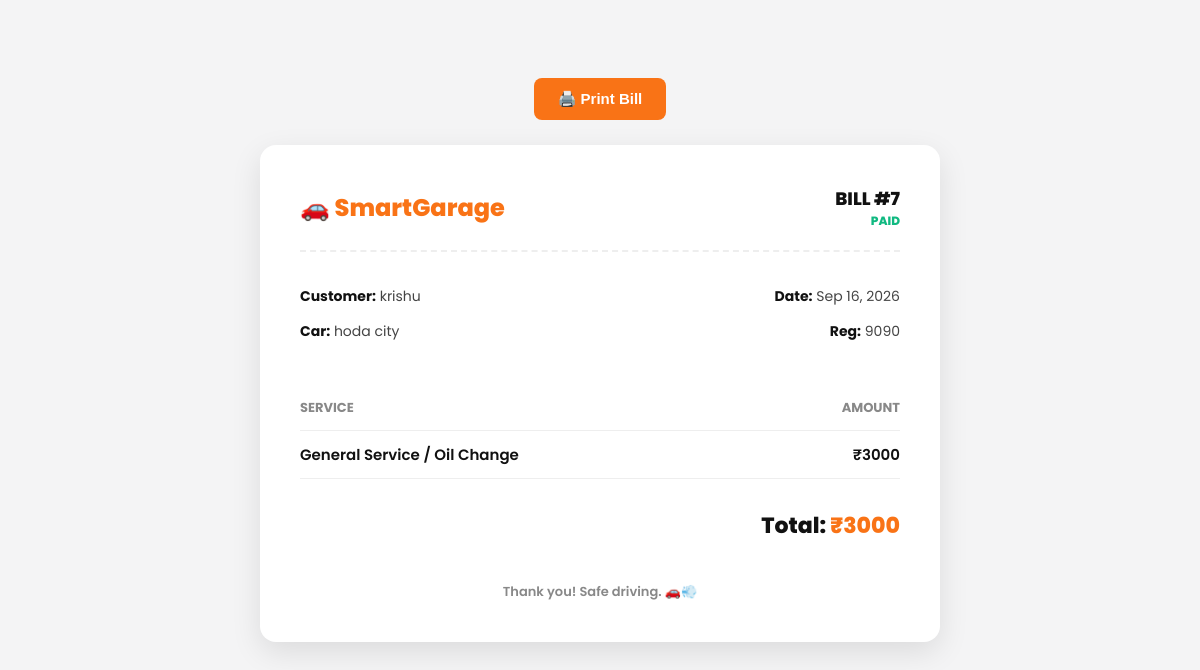
Screenshot of /bookings/invoice/7/ (signed in) with the database file from the repository.
### bookings/models.py (models this page shows, shortened)
class Booking(models.Model):
    STATUS_CHOICES = (
        ('Pending', 'Pending (Wait)'),
        ('Repairing', 'Repairing (Kaam Chalu)'),
        ('Ready', 'Ready (Le Jao)'),
        ('Delivered', 'Delivered (Done)'),
    )
    SERVICE_CHOICES = (
        ('General', 'General Service / Oil Change'),
        ('Wash', 'Car Wash & Cleaning'),
        ('AC', 'AC Repair & Gas'),
        ('Denting', 'Denting & Painting'),
        ('Custom', 'Other / Custom Issue'),
    )
    customer = models.ForeignKey(settings.AUTH_USER_MODEL, on_delete=models.CASCADE, related_name='bookings')
    vehicle = models.ForeignKey(Vehicle, on_delete=models.CASCADE, related_name='bookings')
    service_type = models.CharField(max_length=20, choices=SERVICE_CHOICES, default='General')
    problem_description = models.TextField(blank=True, help_text="Kya problem aa rahi hai?")
    booking_date = models.DateField(help_text="Kis din service ke liye aana hai?")
    status = models.CharField(max_length=20, choices=STATUS_CHOICES, default='Pending')
    final_bill = models.PositiveIntegerField(blank=True, null=True, help_text="Final amount to pay")
    rating = models.IntegerField(null=True, blank=True, help_text="Rating out of 5")
    feedback = models.TextField(blank=True, null=True, help_text="Customer Review")
    created_at = models.DateTimeField(auto_now_add=True)

### accounts/models.py (models this page shows, shortened)
class User(AbstractUser):
    class Role(models.TextChoices):
        OWNER = 'OWNER', 'Owner / Admin'
        ADVISOR = 'ADVISOR', 'Service Advisor'
        MECHANIC = 'MECHANIC', 'Mechanic'
        CUSTOMER = 'CUSTOMER', 'Customer'
    role = models.CharField(max_length=20, choices=Role.choices, default=Role.CUSTOMER)
    phone = models.CharField(max_length=15, blank=True)
    profile_image = models.ImageField(upload_to='profiles/', blank=True, null=True)
    is_verified = models.BooleanField(default=False)
    created_at = models.DateTimeField(auto_now_add=True)

### customers/models.py (models this page shows, shortened)
class Vehicle(models.Model):
    FUEL_CHOICES = (
        ('Petrol', 'Petrol'),
        ('Diesel', 'Diesel'),
        ('CNG', 'CNG'),
        ('EV', 'Electric (EV)'),
    )
    owner = models.ForeignKey(settings.AUTH_USER_MODEL, on_delete=models.CASCADE, related_name='vehicles')
    registration_number = models.CharField(max_length=20, unique=True, help_text="e.g. MH 04 AB 1234")
    brand = models.CharField(max_length=50, help_text="e.g. Honda, Tata, Hyundai")
    car_model = models.CharField(max_length=50, help_text="e.g. City, Nexon, i20")
    fuel_type = models.CharField(max_length=20, choices=FUEL_CHOICES, default='Petrol')
    manufacturing_year = models.PositiveIntegerField()
    mileage = models.PositiveIntegerField(help_text="Current KMs driven", default=0)
    created_at = models.DateTimeField(auto_now_add=True)

### bookings/views.py (the view)
# urls.py: path('invoice/<int:booking_id>/', views.view_invoice, name='view_invoice'),
@login_required
def view_invoice(request, booking_id):
    booking = get_object_or_404(Booking, id=booking_id)
    if request.user.role != 'OWNER' and not request.user.is_superuser and booking.customer != request.user:
        messages.error(request, 'You do not have permission to view this invoice.')
        return redirect('core:dashboard_redirect')
    return render(request, 'bookings/invoice.html', {'booking': booking})

### core/context_processors.py (called while the page is built)
def site_settings(request):
    return {
        'SITE_NAME': 'Smart Garage',
        'SITE_TAGLINE': 'Premium Vehicle Service, Simplified.',
    }

### templates/bookings/invoice.html (shortened to what this page needs)
<!DOCTYPE html>
<html lang="en">
<head>
</head>
<body>
<div class="actions">
    <button class="btn" onclick="window.print()">🖨️ Print Bill</button>
</div>
<br>
<div class="invoice-box">
    <div class="header">
        <h1>🚗 SmartGarage</h1>
        <div style="text-align: right;">
            <p style="margin:0; font-weight: 800; font-size:18px;">BILL #{{ booking.id }}</p>
            <p style="margin:0; font-size: 12px; color: #10b981; font-weight:800;">PAID</p>
        </div>
    </div>
    <div class="inv-details">
        <div>
            <p><strong>Customer:</strong> {{ booking.customer.first_name|default:booking.customer.username }}</p>
            <p><strong>Car:</strong> {{ booking.vehicle.brand }} {{ booking.vehicle.car_model }}</p>
        </div>
        <div style="text-align: right;">
            <p><strong>Date:</strong> {{ booking.created_at|date:"M d, Y" }}</p>
            <p><strong>Reg:</strong> {{ booking.vehicle.registration_number }}</p>
        </div>
    </div>
    <table>
        <thead>
            <tr>
                <th>Service</th>
                <th style="text-align: right;">Amount</th>
            </tr>
        </thead>
        <tbody>
            <tr>
                <td>{{ booking.get_service_type_display }}</td>
                <td style="text-align: right;">₹{{ booking.final_bill|default:0 }}</td>
            </tr>
        </tbody>
    </table>
    <div class="total-box">
        Total: <span>₹{{ booking.final_bill|default:0 }}</span>
    </div>
    <div class="footer">
        Thank you! Safe driving. 🚗💨
    </div>
</div>
</body>
</html>

### templates/bookings/invoice.html (style rules this page uses)
body { font-family: 'Poppins', sans-serif; color: #111; background: #f4f4f5; padding: 40px 20px; }
.invoice-box { max-width: 600px; margin: 0 auto; background: #fff; padding: 40px; border-radius: 16px; box-shadow: 0 10px 30px rgba(0,0,0,0.1); }
.header { display: flex; justify-content: space-between; align-items: center; border-bottom: 2px dashed #eee; padding-bottom: 20px; margin-bottom: 20px; }
.header h1 { margin: 0; font-size: 24px; font-weight: 800; color: #f97316; }
.inv-details { display: flex; justify-content: space-between; margin-bottom: 30px; font-size: 14px; color: #444; }
.inv-details strong { color: #111; }
table { width: 100%; border-collapse: collapse; margin-bottom: 30px; }
th, td { padding: 12px 0; text-align: left; border-bottom: 1px solid #eee; }
th { font-size: 13px; color: #888; text-transform: uppercase; }
td { font-size: 15px; font-weight: 600; }
.total-box { text-align: right; font-size: 22px; font-weight: 800; color: #111; }
.total-box span { color: #f97316; }
.footer { text-align: center; margin-top: 40px; font-size: 13px; color: #888; font-weight: 600; }
.actions { text-align: center; margin-top: 30px; }
.btn { padding: 12px 24px; background: #f97316; color: #fff; font-weight: 600; text-decoration: none; border-radius: 8px; border: none; cursor: pointer; font-size: 15px; }

### rows the page displays
Booking: id "7", customer.first_name "krishu", vehicle.brand "hoda", vehicle.car_model "city", created_at "Sep 16, 2026", vehicle.registration_number "9090", service_type "General Service / Oil Change", final_bill "3000"
